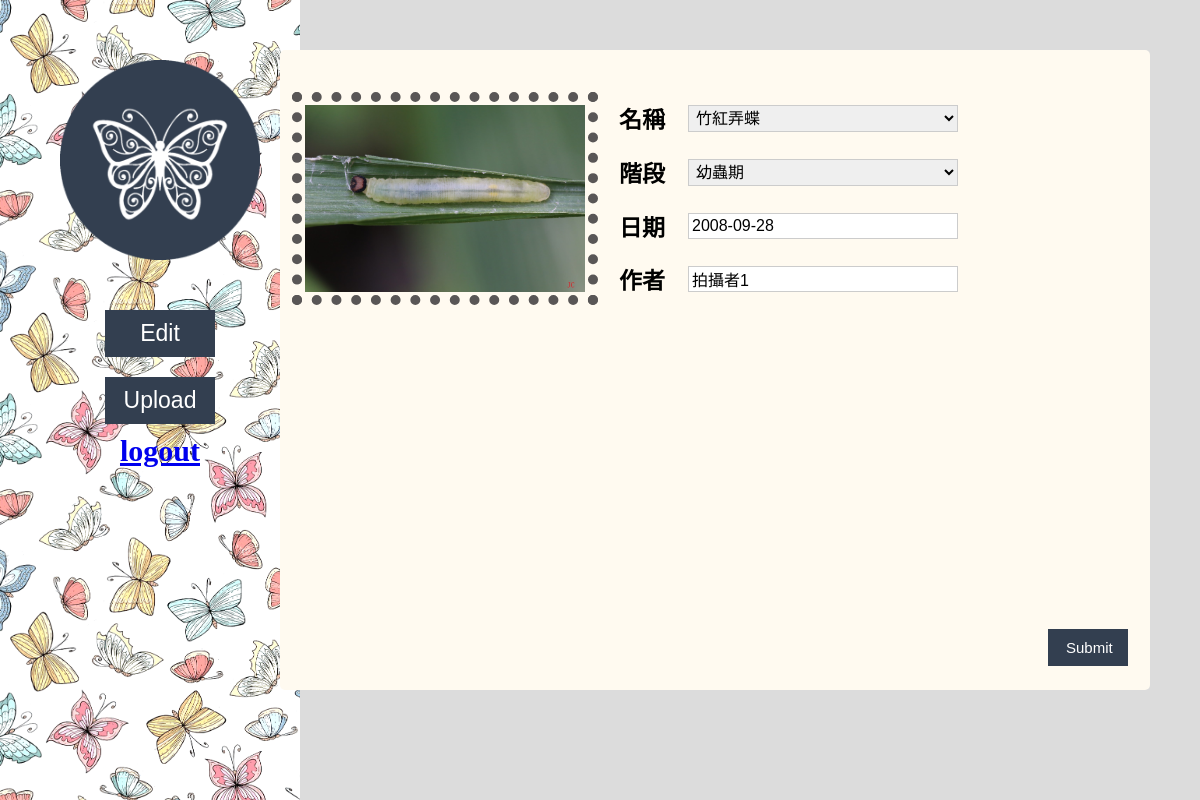
The app's page /user_edit_id.php?id=1 with its own data.
### tables this page shows
CREATE TABLE `img` (
  `id` int(11) NOT NULL,
  `src` varchar(150) NOT NULL,
  `b_name` varchar(50) NOT NULL,
  `b_stage` varchar(50) NOT NULL,
  `date` date NOT NULL,
  `author` varchar(20) NOT NULL
);

CREATE TABLE `butterfly` (
  `id` int(11) NOT NULL,
  `name` text NOT NULL,
  `nickname` text NOT NULL,
  `field` text NOT NULL,
  `gender` varchar(2) NOT NULL,
  `stage` text NOT NULL,
  `season` text NOT NULL,
  `description` text NOT NULL
);

### model.php (called while the page is built, shortened)
<?php
require("dbconnect.php");
function getButterflyList() {
    global $conn;
	$sql = "SELECT * FROM `butterfly`";
	return mysqli_query($conn, $sql);
}
?>

### user_edit_id.php (the view, shortened to what this page needs)
<?php
require('loginmodel.php');
require('model.php');
$id = (int)$_REQUEST['id'];
$sql = "select * from img where id=$id;";
$result=mysqli_query($conn,$sql) or die("DB Error: Cannot retrieve message.");
if ($rs=mysqli_fetch_assoc($result)) {
	$src=$rs['src'];
    $b_name=$rs['b_name'];
    $date=$rs['date'];
    $author=$rs['author'];
} else {
	echo "Your id is wrong!!";
	exit(0);
}
?>
<!DOCTYPE html PUBLIC "-//W3C//DTD XHTML 1.0 Transitional//EN" "http://www.w3.org/TR/xhtml1/DTD/xhtml1-transitional.dtd">
<html xmlns="http://www.w3.org/1999/xhtml">
<head>
<link type="text/css" rel="stylesheet" href="user_upload.css">
</head>
<body>
<div id="title">
<img src="image/圖片7.png" alt="Avatar" class="avatar" id="u">
<div id="menu">
<button class="tool" onclick="location.href='user_edit.php'">Edit</button><br />
<button class="tool" onclick="location.href='user_upload.php'">Upload</button>
<a href='homepage.php'>logout</a>
</div>
</div>
<div id="content">
<form method="post" action="control.php" enctype="multipart/form-data">
<table id="t">
<tr><td rowspan="7" id="up_p"><label class="upload_cover">
    <?php echo "<img src='upload/", $src, "' class='img'/></label></td>"; ?>
    <th>名稱</th><td><select name='b_name'>
<?php
$results=getButterflyList();
$i=1;
while ($rs=mysqli_fetch_array($results)) {
    if ( ($i%3) == 1) {
        echo "<option ";
         if ($b_name==$rs['name'])
             echo "selected";
         echo ">", $rs['name'], "</option>";
    }
    $i++;
}
echo "</td></tr>";
?>
<tr><th>階段</th><td><label><select name="b_stage">
        <option >幼蟲期</option>
</select></label></td></tr>
<tr><th>日期</th><td><label>
        <input type="text" name="date" value="<?php echo $date;?>"/>
</label></td></tr>
<tr><th>作者</th><td><label>
        <input name="author" type="text" value="<?php echo $author;?>" />
</label></td></tr>
</table>
<input type="submit" class="button" value="Submit" />
</form>
</div>
</body>
</html>

### user_upload.css (style rules this page uses)
body { font-family: 微軟正黑體; font-size:20px; text-align: center; background-color: #DCDCDC; }
div { box-sizing: border-box; }
#title { background: url(image/圖片2.png); background-size: 450px; position: absolute; top: 0px; left: 0px; width: 300px; height: 100%; }
#u { position: absolute; top: 50px; left: 50px; width: 200px; margin: 10px 10px; }
#menu { position: absolute; width: 120px; left: 100px; top: 300px; text-align:center-left; font-size:30px; font-weight: bold; }
#content { position: absolute; top: 50px; right: 50px; width: 870px; height: 80%; border-radius:5px; background-color: #FFFAF0; //background: linear-gradient(to bottom, rgba(255, 255, 255,0.8), rgba(255, 255, 255,0.8)); }
.img { width: 280px; }
.tool { border: none; width: 110px; padding: 8px 16px; text-align: center; text-decoration: none; display: inline-block; //border-radius:5px; font-size: 23px; margin: 10px 5px; //-webkit-transition-duration: 0.4s; //transition-duration: 0.4s; cursor: pointer; //background: linear-gradient(to bottom, rgba(255, 255, 255,0.8), rgba(255, 255, 255,0.8)); background-color: #333F50; color: white; border: 2px solid #333F50; }
.button { position: absolute; bottom: 20px; right: 20px; width: 80px; border: none; padding: 8px 16px; text-align: center; text-decoration: none; display: inline-block; font-size: 15px; margin: 4px 2px; //-webkit-transition-duration: 0.4s; //transition-duration: 0.4s; cursor: pointer; background-color: #333F50; color: white; border: 2px solid #333F50; }
#t { position: relative; top: 40px; left: 10px; }
th { width: 10%; padding: 3px 3px; text-align:right; font-size:23px; //border: 1px solid #ccc; }
td { width: 45%; padding: 3px 3px; //border: 1px solid #ccc; }
input, select, textarea { width: 90%; padding: 3px 3px; margin: 5px 0; display: inline-block; border: 1px solid #ccc; box-sizing: border-box; font-size:16px; }
#up_p { border: 10px dotted #595656; }
.upload_cover { width: 200px; //height: 300px; //margin: 50px -200px; cursor: pointer; //background: black; //border: 10px dotted #595656; }

### records on screen
img: src (picture), b_name "竹紅弄蝶", date "2008-09-28", author "拍攝者1"
